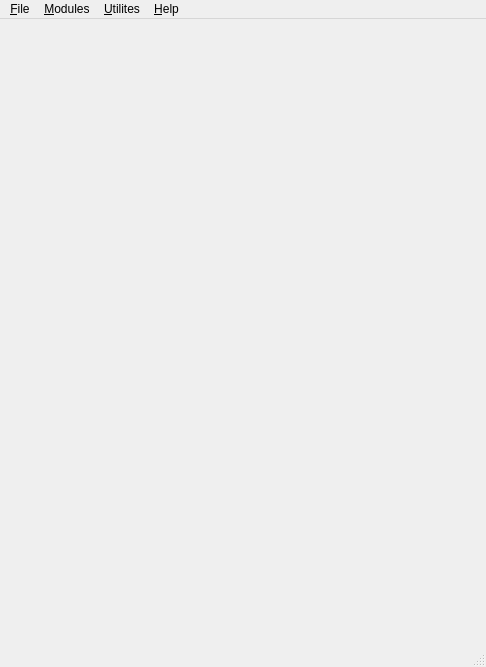
<?xml version="1.0" encoding="UTF-8"?>
<ui version="4.0">
 <class>MElist</class>
 <widget class="QMainWindow" name="MElist">
  <property name="geometry">
   <rect>
    <x>0</x>
    <y>0</y>
    <width>486</width>
    <height>667</height>
   </rect>
  </property>
  <property name="sizePolicy">
   <sizepolicy hsizetype="Fixed" vsizetype="Fixed">
    <horstretch>0</horstretch>
    <verstretch>0</verstretch>
   </sizepolicy>
  </property>
  <property name="minimumSize">
   <size>
    <width>270</width>
    <height>610</height>
   </size>
  </property>
  <property name="maximumSize">
   <size>
    <width>16777215</width>
    <height>16777215</height>
   </size>
  </property>
  <property name="windowTitle">
   <string>MainWindow</string>
  </property>
  <property name="tabShape">
   <enum>QTabWidget::Rounded</enum>
  </property>
  <property name="dockNestingEnabled">
   <bool>false</bool>
  </property>
  <property name="unifiedTitleAndToolBarOnMac">
   <bool>false</bool>
  </property>
  <widget class="QWidget" name="centralwidget">
   <layout class="QVBoxLayout" name="verticalLayout_5"/>
  </widget>
  <widget class="QStatusBar" name="statusbar"/>
  <widget class="QMenuBar" name="menubar">
   <property name="geometry">
    <rect>
     <x>0</x>
     <y>0</y>
     <width>486</width>
     <height>21</height>
    </rect>
   </property>
   <widget class="QMenu" name="menu_File">
    <property name="title">
     <string>&amp;File</string>
    </property>
    <widget class="QMenu" name="menu_Settings">
     <property name="title">
      <string>Settings</string>
     </property>
     <addaction name="actionTheme"/>
    </widget>
    <addaction name="menu_Settings"/>
    <addaction name="actionQuit"/>
   </widget>
   <widget class="QMenu" name="menu_Utilites">
    <property name="title">
     <string>&amp;Utilites</string>
    </property>
    <widget class="QMenu" name="menuTables">
     <property name="title">
      <string>Tables</string>
     </property>
     <addaction name="actionMaterials_list"/>
     <addaction name="actionCross_Sectional_Beams_and_Shapes_Lists"/>
     <addaction name="actionSaftey_Factors"/>
     <addaction name="actionFit_Classes"/>
    </widget>
    <addaction name="actionNotepad"/>
    <addaction name="actionCalculator"/>
    <addaction name="actionScreenshot"/>
    <addaction name="menuTables"/>
   </widget>
   <widget class="QMenu" name="menu_Help">
    <property name="title">
     <string>&amp;Help</string>
    </property>
    <widget class="QMenu" name="menuModules_help">
     <property name="title">
      <string>Modules</string>
     </property>
     <widget class="QMenu" name="menuGeneral_Analysis_help">
      <property name="title">
       <string>General Analysis</string>
      </property>
      <addaction name="actionUnit_Converter_help"/>
      <addaction name="actionMoments_of_Inertia_help"/>
      <addaction name="actionVectors_help"/>
      <addaction name="actionFriction_and_Force_help"/>
      <addaction name="actionFasteners_help"/>
      <addaction name="actionMaterial_Properties_help"/>
      <addaction name="actionCM_and_CG_help"/>
     </widget>
     <widget class="QMenu" name="menuBeams_and_Loads_help">
      <property name="title">
       <string>Beams and Loads</string>
      </property>
      <widget class="QMenu" name="menuGeneral_Beam_Analysis">
       <property name="title">
        <string>General Beam Analysis</string>
       </property>
       <addaction name="actionTrusses_help"/>
       <addaction name="actionBeamsMoments_of_Inertia_help"/>
       <addaction name="actionShear_and_Moment_help"/>
       <addaction name="actionIndeterminate_Axial_Structures_help"/>
       <addaction name="actionFlexure_help"/>
       <addaction name="actionBeam_Deformation_help"/>
       <addaction name="actionAxial_Beam_Deformation_help"/>
       <addaction name="actionTorsional_Beam_Deformation_help"/>
       <addaction name="actionSupported_Beams_help"/>
       <addaction name="actionMohr_s_Circle_help"/>
      </widget>
      <widget class="QMenu" name="menuCombined_Loadings_help">
       <property name="title">
        <string>Combined Loadings</string>
       </property>
       <widget class="QMenu" name="menuEccentric_Loadings_help">
        <property name="title">
         <string>Eccentric Loadings</string>
        </property>
        <addaction name="actionC_Clamp_help"/>
        <addaction name="actionCompression_Link_help"/>
        <addaction name="actionTension_Link_help"/>
        <addaction name="actionPost_help"/>
       </widget>
       <widget class="QMenu" name="menuShear_Force_and_Bending_Moment_help">
        <property name="title">
         <string>Shear Force and Bending Moment</string>
        </property>
        <addaction name="actionPost_and_Beam_help"/>
       </widget>
       <widget class="QMenu" name="menuAxial_Torsional_and_Bending_Stresses_help">
        <property name="title">
         <string>Axial, Torsional, and Bending Stresses</string>
        </property>
        <addaction name="actionSolid_shaft_and_Pipe_help"/>
       </widget>
       <addaction name="menuEccentric_Loadings_help"/>
       <addaction name="menuShear_Force_and_Bending_Moment_help"/>
       <addaction name="menuAxial_Torsional_and_Bending_Stresses_help"/>
      </widget>
      <addaction name="menuGeneral_Beam_Analysis"/>
      <addaction name="menuCombined_Loadings_help"/>
     </widget>
     <widget class="QMenu" name="menuKinematics_help">
      <property name="title">
       <string>Kinematics</string>
      </property>
      <addaction name="actionKinematic_Diagraming_help"/>
      <addaction name="actionVector_and_Motion_Analysis_help"/>
     </widget>
     <widget class="QMenu" name="menuEngineering_and_Drafting_help">
      <property name="title">
       <string>Engineering and Drafting</string>
      </property>
      <addaction name="actionGDT_Checker_help"/>
      <addaction name="actionVirtual_Condition_Calculator_help"/>
      <addaction name="actionLimits_and_Fits_help"/>
      <addaction name="actionGDTFasteners_help"/>
      <addaction name="actionPaper_Gauging_help"/>
      <addaction name="actionTolerance_Finder_help"/>
      <addaction name="actionDiameter_Deviation_help"/>
     </widget>
     <widget class="QMenu" name="menuAdditional_Calculators_help">
      <property name="title">
       <string>Additional Calculators</string>
      </property>
      <addaction name="actionTorsion_help"/>
      <addaction name="actionPressure_help"/>
      <addaction name="actionMohr_s_Circle_2"/>
     </widget>
     <addaction name="menuGeneral_Analysis_help"/>
     <addaction name="menuBeams_and_Loads_help"/>
     <addaction name="menuKinematics_help"/>
     <addaction name="menuEngineering_and_Drafting_help"/>
     <addaction name="menuAdditional_Calculators_help"/>
    </widget>
    <addaction name="menuModules_help"/>
    <addaction name="actionAbout"/>
   </widget>
   <widget class="QMenu" name="menu_Modules">
    <property name="title">
     <string>&amp;Modules</string>
    </property>
    <widget class="QMenu" name="menu_General_Analysis">
     <property name="title">
      <string>General Analysis</string>
     </property>
     <addaction name="actionUnit_Converter"/>
     <addaction name="actionMoments_of_Inertia"/>
     <addaction name="actionVectors"/>
     <addaction name="actionFriction_and_Force"/>
     <addaction name="actionFasteners"/>
     <addaction name="actionMaterial_Properties"/>
     <addaction name="actionCM_and_CG"/>
    </widget>
    <widget class="QMenu" name="menu_Beams_and_Loads">
     <property name="title">
      <string>Beams and Loads</string>
     </property>
     <widget class="QMenu" name="menu_Generic_Beam_Analysis">
      <property name="title">
       <string>Generic Beam Analysis</string>
      </property>
      <addaction name="actionTrusses"/>
      <addaction name="actionBeamsMoments_of_Inertia"/>
      <addaction name="actionShear_and_Moment"/>
      <addaction name="actionIndeterminate_Axial_Structures"/>
      <addaction name="actionFlexure"/>
      <addaction name="actionBeam_Deformation"/>
      <addaction name="actionAxial_Beam_Deformation"/>
      <addaction name="actionTorsional_Beam_Deformation"/>
      <addaction name="actionSupported_Beams"/>
      <addaction name="actionMohr_s_Circle"/>
     </widget>
     <widget class="QMenu" name="menuCombined_Loadings">
      <property name="title">
       <string>Combined Loadings</string>
      </property>
      <widget class="QMenu" name="menuEccentric_Loadings">
       <property name="title">
        <string>Eccentric Loadings</string>
       </property>
       <addaction name="actionC_Clamp"/>
       <addaction name="actionCompression_Link"/>
       <addaction name="actionTension_Link"/>
       <addaction name="actionPost"/>
      </widget>
      <widget class="QMenu" name="menuShear_Force_and_Bending_Moment">
       <property name="title">
        <string>Shear Force and Bending Moment</string>
       </property>
       <addaction name="actionPost_and_Beam"/>
      </widget>
      <widget class="QMenu" name="menuAxial_Torsional_and_Bending_Stresses">
       <property name="title">
        <string>Axial, Torsional, and Bending Stresses</string>
       </property>
       <addaction name="actionSolid_Shaft_and_Pipe"/>
      </widget>
      <addaction name="menuEccentric_Loadings"/>
      <addaction name="menuShear_Force_and_Bending_Moment"/>
      <addaction name="menuAxial_Torsional_and_Bending_Stresses"/>
     </widget>
     <addaction name="menu_Generic_Beam_Analysis"/>
     <addaction name="menuCombined_Loadings"/>
    </widget>
    <widget class="QMenu" name="menu_Kinematics">
     <property name="title">
      <string>Kinematics</string>
     </property>
     <addaction name="actionKinematic_Diagraming"/>
     <addaction name="actionVector_Analysis"/>
    </widget>
    <widget class="QMenu" name="menu_Egineering_and_Drafting">
     <property name="title">
      <string>Egineering and Drafting</string>
     </property>
     <addaction name="actionGDT_Checker"/>
     <addaction name="actionVirtual_Condition_Calculator"/>
     <addaction name="actionLimits_and_Fits"/>
     <addaction name="actionGDTFasteners"/>
     <addaction name="actionPaper_Gauging"/>
     <addaction name="actionTolerance_Finder"/>
     <addaction name="actionDiameter_Deviation"/>
    </widget>
    <widget class="QMenu" name="menu_Additional_Calculators">
     <property name="title">
      <string>Additional Calculators</string>
     </property>
     <addaction name="actionTorsion"/>
     <addaction name="actionPressure"/>
     <addaction name="actionAddMohr_s_Circle"/>
    </widget>
    <addaction name="menu_General_Analysis"/>
    <addaction name="menu_Beams_and_Loads"/>
    <addaction name="menu_Kinematics"/>
    <addaction name="menu_Egineering_and_Drafting"/>
    <addaction name="menu_Additional_Calculators"/>
   </widget>
   <addaction name="menu_File"/>
   <addaction name="menu_Modules"/>
   <addaction name="menu_Utilites"/>
   <addaction name="menu_Help"/>
  </widget>
  <action name="actionUnit_Converter">
   <property name="text">
    <string>Unit Converter</string>
   </property>
  </action>
  <action name="actionMoments_of_Inertia">
   <property name="text">
    <string>Moments of Inertia</string>
   </property>
  </action>
  <action name="actionVectors">
   <property name="text">
    <string>Vectors</string>
   </property>
  </action>
  <action name="actionFriction_and_Force">
   <property name="text">
    <string>Friction and Force</string>
   </property>
  </action>
  <action name="actionFasteners">
   <property name="text">
    <string>Fasteners</string>
   </property>
  </action>
  <action name="actionMaterial_Properties">
   <property name="text">
    <string>Material Properties</string>
   </property>
  </action>
  <action name="actionCM_and_CG">
   <property name="text">
    <string>CM and CG</string>
   </property>
  </action>
  <action name="actionTrusses">
   <property name="text">
    <string>Trusses</string>
   </property>
  </action>
  <action name="actionBeamsMoments_of_Inertia">
   <property name="text">
    <string>Moments of Inertia</string>
   </property>
  </action>
  <action name="actionShear_and_Moment">
   <property name="text">
    <string>Shear and Moment</string>
   </property>
  </action>
  <action name="actionIndeterminate_Axial_Structures">
   <property name="text">
    <string>Indeterminate Axial Structures</string>
   </property>
  </action>
  <action name="actionFlexure">
   <property name="text">
    <string>Flexure</string>
   </property>
  </action>
  <action name="actionBeam_Deformation">
   <property name="text">
    <string>Beam Deformation</string>
   </property>
  </action>
  <action name="actionAxial_Beam_Deformation">
   <property name="text">
    <string>Axial Beam Deformation</string>
   </property>
  </action>
  <action name="actionTorsional_Beam_Deformation">
   <property name="text">
    <string>Torsional Beam Deformation</string>
   </property>
  </action>
  <action name="actionSupported_Beams">
   <property name="text">
    <string>Supported Beams</string>
   </property>
  </action>
  <action name="actionMohr_s_Circle">
   <property name="text">
    <string>Mohr's Circle</string>
   </property>
  </action>
  <action name="actionC_Clamp">
   <property name="text">
    <string>C-Clamp</string>
   </property>
  </action>
  <action name="actionCompression_Link">
   <property name="text">
    <string>Compression Link</string>
   </property>
  </action>
  <action name="actionTension_Link">
   <property name="text">
    <string>Tension Link</string>
   </property>
  </action>
  <action name="actionPost">
   <property name="text">
    <string>Post</string>
   </property>
  </action>
  <action name="actionPost_and_Beam">
   <property name="text">
    <string>Post and Beam</string>
   </property>
  </action>
  <action name="actionKinematic_Diagraming">
   <property name="text">
    <string>Kinematic Diagraming</string>
   </property>
  </action>
  <action name="actionVector_Analysis">
   <property name="text">
    <string>Vector Analysis</string>
   </property>
  </action>
  <action name="actionGDT_Checker">
   <property name="text">
    <string>GDT Checker</string>
   </property>
  </action>
  <action name="actionVirtual_Condition_Calculator">
   <property name="text">
    <string>Virtual Condition Calculator</string>
   </property>
  </action>
  <action name="actionLimits_and_Fits">
   <property name="text">
    <string>Limits and Fits</string>
   </property>
  </action>
  <action name="actionGDTFasteners">
   <property name="text">
    <string>Fasteners</string>
   </property>
  </action>
  <action name="actionPaper_Gauging">
   <property name="text">
    <string>Paper Gauging</string>
   </property>
  </action>
  <action name="actionTolerance_Finder">
   <property name="text">
    <string>Tolerance Finder</string>
   </property>
  </action>
  <action name="actionDiameter_Deviation">
   <property name="text">
    <string>Diameter Deviation</string>
   </property>
  </action>
  <action name="actionTorsion">
   <property name="text">
    <string>Torsion</string>
   </property>
  </action>
  <action name="actionPressure">
   <property name="text">
    <string>Pressure</string>
   </property>
  </action>
  <action name="actionAddMohr_s_Circle">
   <property name="text">
    <string>Mohr's Circle</string>
   </property>
  </action>
  <action name="actionModule_List">
   <property name="text">
    <string>Module List</string>
   </property>
  </action>
  <action name="actionQuit">
   <property name="text">
    <string>Quit</string>
   </property>
  </action>
  <action name="actionNotepad">
   <property name="text">
    <string>Notepad</string>
   </property>
  </action>
  <action name="actionCalculator">
   <property name="text">
    <string>Calculator</string>
   </property>
  </action>
  <action name="actionScreenshot">
   <property name="text">
    <string>Screenshot</string>
   </property>
  </action>
  <action name="actionPerfer_SI_units">
   <property name="text">
    <string>Edit Saftey Factor</string>
   </property>
  </action>
  <action name="actionPerfer_Metric_Units">
   <property name="text">
    <string>Theme</string>
   </property>
  </action>
  <action name="actionMaterials_list">
   <property name="text">
    <string>Materials List</string>
   </property>
  </action>
  <action name="actionCross_Sectional_Beams_and_Shapes_Lists">
   <property name="text">
    <string>Beams and Shapes Lists</string>
   </property>
  </action>
  <action name="actionAbout">
   <property name="text">
    <string>About</string>
   </property>
  </action>
  <action name="actionUnit_Converter_help">
   <property name="text">
    <string>Unit Converter</string>
   </property>
  </action>
  <action name="actionMoments_of_Inertia_help">
   <property name="text">
    <string>Moments of Inertia</string>
   </property>
  </action>
  <action name="actionVectors_help">
   <property name="text">
    <string>Vectors</string>
   </property>
  </action>
  <action name="actionFriction_and_Force_help">
   <property name="text">
    <string>Friction and Force</string>
   </property>
  </action>
  <action name="actionFasteners_help">
   <property name="text">
    <string>Fasteners</string>
   </property>
  </action>
  <action name="actionMaterial_Properties_help">
   <property name="text">
    <string>Material Properties</string>
   </property>
  </action>
  <action name="actionCM_and_CG_help">
   <property name="text">
    <string>CM and CG</string>
   </property>
  </action>
  <action name="actionTrusses_help">
   <property name="text">
    <string>Trusses</string>
   </property>
  </action>
  <action name="actionBeamsMoments_of_Inertia_help">
   <property name="text">
    <string>Moments of Inertia</string>
   </property>
  </action>
  <action name="actionShear_and_Moment_help">
   <property name="text">
    <string>Shear and Moment</string>
   </property>
  </action>
  <action name="actionIndeterminate_Axial_Structures_help">
   <property name="text">
    <string>Indeterminate Axial Structures</string>
   </property>
  </action>
  <action name="actionFlexure_help">
   <property name="text">
    <string>Flexure</string>
   </property>
  </action>
  <action name="actionBeam_Deformation_help">
   <property name="text">
    <string>Beam Deformation</string>
   </property>
  </action>
  <action name="actionAxial_Beam_Deformation_help">
   <property name="text">
    <string>Axial Beam Deformation</string>
   </property>
  </action>
  <action name="actionTorsional_Beam_Deformation_help">
   <property name="text">
    <string>Torsional Beam Deformation</string>
   </property>
  </action>
  <action name="actionSupported_Beams_help">
   <property name="text">
    <string>Supported Beams</string>
   </property>
  </action>
  <action name="actionMohr_s_Circle_help">
   <property name="text">
    <string>Mohr's Circle</string>
   </property>
  </action>
  <action name="actionC_Clamp_help">
   <property name="text">
    <string>C-Clamp</string>
   </property>
  </action>
  <action name="actionCompression_Link_help">
   <property name="text">
    <string>Compression Link</string>
   </property>
  </action>
  <action name="actionTension_Link_help">
   <property name="text">
    <string>Tension Link</string>
   </property>
  </action>
  <action name="actionPost_help">
   <property name="text">
    <string>Post</string>
   </property>
  </action>
  <action name="actionPost_and_Beam_help">
   <property name="text">
    <string>Post and Beam</string>
   </property>
  </action>
  <action name="actionSolid_shaft_and_Pipe_help">
   <property name="text">
    <string>Solid Shaft and Pipe</string>
   </property>
  </action>
  <action name="actionKinematic_Diagraming_help">
   <property name="text">
    <string>Kinematic Diagraming</string>
   </property>
  </action>
  <action name="actionVector_and_Motion_Analysis_help">
   <property name="text">
    <string>Vector and Motion Analysis</string>
   </property>
  </action>
  <action name="actionGDT_Checker_help">
   <property name="text">
    <string>GDT Checker</string>
   </property>
  </action>
  <action name="actionVirtual_Condition_Calculator_help">
   <property name="text">
    <string>Virtual Condition Calculator</string>
   </property>
  </action>
  <action name="actionLimits_and_Fits_help">
   <property name="text">
    <string>Limits and Fits</string>
   </property>
  </action>
  <action name="actionGDTFasteners_help">
   <property name="text">
    <string>Fasteners</string>
   </property>
  </action>
  <action name="actionPaper_Gauging_help">
   <property name="text">
    <string>Paper Gauging</string>
   </property>
  </action>
  <action name="actionTolerance_Finder_help">
   <property name="text">
    <string>Tolerance Finder</string>
   </property>
  </action>
  <action name="actionDiameter_Deviation_help">
   <property name="text">
    <string>Diameter Deviation</string>
   </property>
  </action>
  <action name="actionTorsion_help">
   <property name="text">
    <string>Torsion</string>
   </property>
  </action>
  <action name="actionPressure_help">
   <property name="text">
    <string>Pressure</string>
   </property>
  </action>
  <action name="actionTheme">
   <property name="text">
    <string>Theme</string>
   </property>
  </action>
  <action name="actionSaftey_Factors">
   <property name="text">
    <string>Saftey Factors</string>
   </property>
  </action>
  <action name="actionSolid_Shaft_and_Pipe">
   <property name="text">
    <string>Solid Shaft and Pipe</string>
   </property>
  </action>
  <action name="actionMohr_s_Circle_2">
   <property name="text">
    <string>Mohr's Circle</string>
   </property>
  </action>
  <action name="actionFit_Classes">
   <property name="text">
    <string>Fit Classes</string>
   </property>
  </action>
 </widget>
 <resources/>
 <connections/>
</ui>
